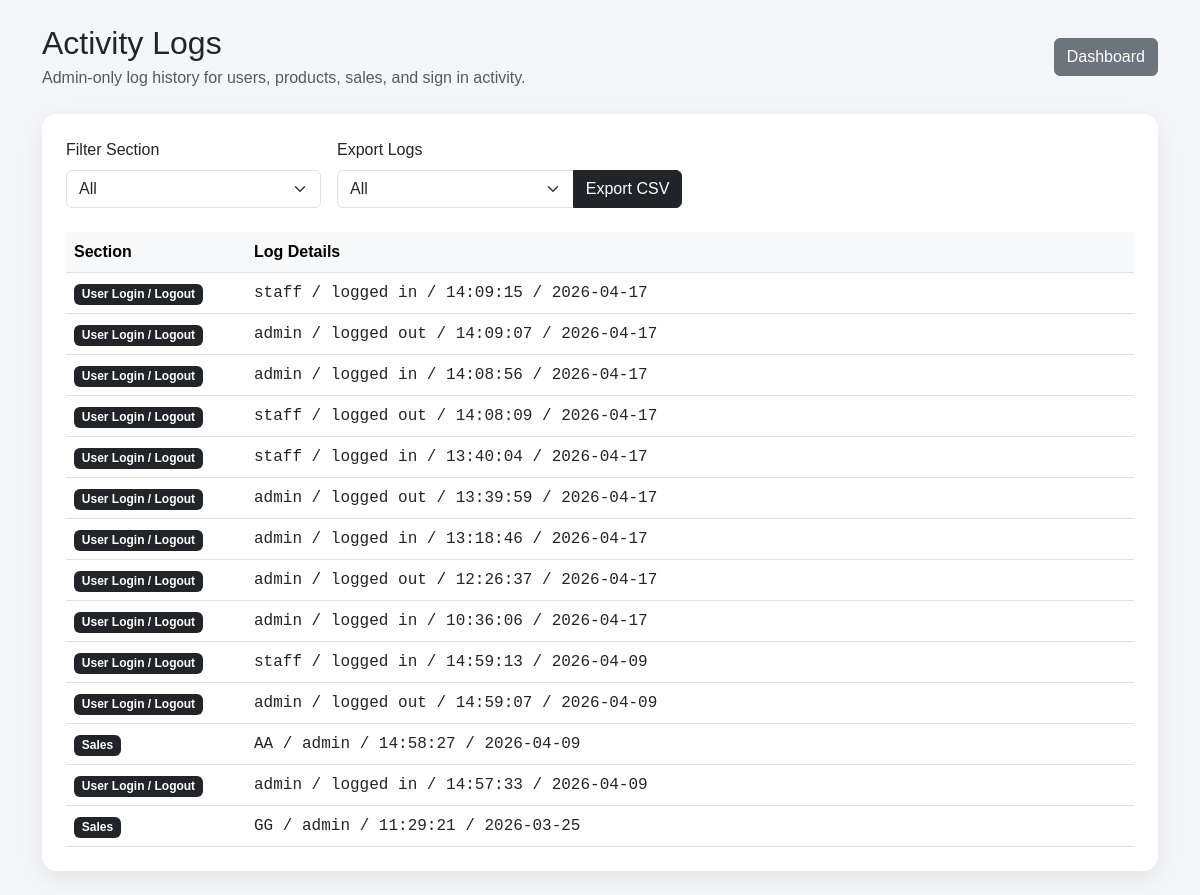
The page /admin/logs (signed in) on the database its author committed.
### tables this page shows
CREATE TABLE activity_logs(
        id INTEGER PRIMARY KEY AUTOINCREMENT,
        username TEXT,
        actor_role TEXT,
        section TEXT,
        details TEXT,
        product_name TEXT,
        log_date TEXT,
        log_time TEXT,
        created_at TEXT
    );

### app.py (the view)
@app.route("/admin/logs")
def admin_logs():
    if session.get("role") != "admin":
        return "Access denied"
    selected_filter, logs = fetch_logs(request.args.get("section", "all"))
    return render_template(
        "logs.html",
        logs=logs,
        filter_options=LOG_FILTER_OPTIONS,
        export_filter_options=EXPORT_LOG_FILTER_OPTIONS,
        selected_filter=selected_filter,
        section_labels=SECTION_LABELS,
        selected_export_filter="all",
    )

### app.py (called while the page is built)
def ensure_column(conn, table_name, column_name, definition):
    cursor = conn.cursor()
    cursor.execute(f"PRAGMA table_info({table_name})")
    columns = {row[1] for row in cursor.fetchall()}
    if column_name not in columns:
        cursor.execute(f"ALTER TABLE {table_name} ADD COLUMN {column_name} {definition}")

def db():
    conn = sqlite3.connect("inventory.db")
    ensure_tables(conn)
    return conn

### templates/logs.html (shortened to what this page needs)
<!DOCTYPE html>
<html>
<head>
<link href="https://cdn.jsdelivr.net/npm/bootstrap@5.3.0/dist/css/bootstrap.min.css" rel="stylesheet">
</head>
<body>
<div class="container py-4">
<div class="d-flex flex-wrap justify-content-between align-items-center gap-3 mb-4">
<div>
<h2 class="mb-1">Activity Logs</h2>
<p class="text-muted mb-0">Admin-only log history for users, products, sales, and sign in activity.</p>
</div>
<div class="d-flex gap-2">
<a href="/dashboard" class="btn btn-secondary">Dashboard</a>
</div>
</div>
<div class="page-card p-4">
<div class="row g-3 align-items-end">
<form method="GET" class="col-md-4 col-lg-3">
<label class="form-label">Filter Section</label>
<select name="section" class="form-select" onchange="this.form.submit()">
{% for option in filter_options %}
<option value="{{ option.value }}" {% if selected_filter == option.value %}selected{% endif %}>
{{ option.label }}
</option>
{% endfor %}
</select>
</form>
<form method="GET" action="/admin/logs/export" class="col-md-5 col-lg-4">
<label class="form-label">Export Logs</label>
<div class="input-group">
<select name="section" class="form-select">
{% for option in export_filter_options %}
<option value="{{ option.value }}" {% if selected_export_filter == option.value %}selected{% endif %}>
{{ option.label }}
</option>
{% endfor %}
</select>
<button type="submit" class="btn btn-dark">Export CSV</button>
</div>
</form>
</div>
<div class="table-responsive mt-4 logs-table-wrap">
<table class="table table-hover align-middle mb-0">
<thead class="table-light">
<tr>
<th style="width:180px;">Section</th>
<th>Log Details</th>
</tr>
</thead>
<tbody>
{% for log in logs %}
<tr>
<td>
<span class="badge bg-dark">{{ section_labels.get(log[2], log[2]|replace('_', ' ')|title) }}</span>
</td>
<td class="log-line">
{% if log[2] == "sales" %}
{{ log[4] }} / {{ log[0] }} / {{ log[5] }} / {{ log[6] }}
{% else %}
{{ log[0] }} / {{ log[3] }} / {{ log[5] }} / {{ log[6] }}
{% endif %}
</td>
</tr>
{% else %}
<tr>
<td colspan="2" class="text-center text-muted py-4">No logs found for this section.</td>
</tr>
{% endfor %}
</tbody>
</table>
</div>
</div>
</div>
</body>
</html>

### templates/logs.html (style rules this page uses)
body { background:#f4f6f9; font-family:Arial; }
.page-card { background:white; border-radius:14px; box-shadow:0 8px 24px rgba(0,0,0,0.08); overflow:hidden; }
.logs-table-wrap { max-height:620px; overflow-y:auto; }
.logs-table-wrap thead th { position:sticky; top:0; z-index:1; }
.log-line { font-family:"Courier New", monospace; font-size:16px; }

### rows shown on the page
activity_logs: get "User Login / Logout", username "staff", details "logged in", log_time "14:09:15", log_date "2026-04-17"
activity_logs: get "User Login / Logout", username "admin", details "logged out", log_time "14:09:07", log_date "2026-04-17"
activity_logs: get "User Login / Logout", username "admin", details "logged in", log_time "14:08:56", log_date "2026-04-17"
activity_logs: get "User Login / Logout", username "staff", details "logged out", log_time "14:08:09", log_date "2026-04-17"
activity_logs: get "User Login / Logout", username "staff", details "logged in", log_time "13:40:04", log_date "2026-04-17"
activity_logs: get "User Login / Logout", username "admin", details "logged out", log_time "13:39:59", log_date "2026-04-17"
activity_logs: get "User Login / Logout", username "admin", details "logged in", log_time "13:18:46", log_date "2026-04-17"
activity_logs: get "User Login / Logout", username "admin", details "logged out", log_time "12:26:37", log_date "2026-04-17"
activity_logs: get "User Login / Logout", username "admin", details "logged in", log_time "10:36:06", log_date "2026-04-17"
activity_logs: get "User Login / Logout", username "staff", details "logged in", log_time "14:59:13", log_date "2026-04-09"
activity_logs: get "User Login / Logout", username "admin", details "logged out", log_time "14:59:07", log_date "2026-04-09"
activity_logs: get "Sales", product_name "AA", username "admin", log_time "14:58:27", log_date "2026-04-09"
activity_logs: get "User Login / Logout", username "admin", details "logged in", log_time "14:57:33", log_date "2026-04-09"
activity_logs: get "Sales", product_name "GG", username "admin", log_time "11:29:21", log_date "2026-03-25"

### other values the page prints
form field section "All"
